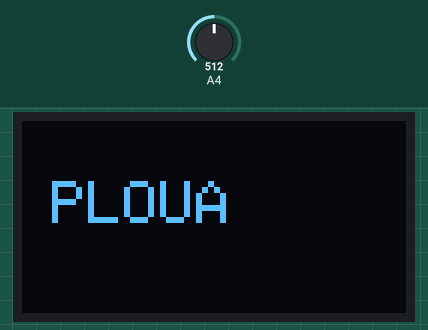
This sketch was run on a simulated Arduino Mega 2560, built with avr-gcc and run on an emulated ATmega2560. Parts: 128×64 one-colour display. The inputs (shaded band) are chosen by the test bench; at power-on: A4 = 512. What the sketch prints to the serial monitor is not drawn.

Above: at 0.1 s.

The sketch:

cod_arduino_senzor_ploaie.ino
```cpp
#include <Wire.h>
#include <Adafruit_GFX.h>
#include <Adafruit_SSD1306.h>

#define SCREEN_WIDTH 128
#define SCREEN_HEIGHT 64
#define OLED_RESET    -1
Adafruit_SSD1306 display(SCREEN_WIDTH, SCREEN_HEIGHT, &Wire, OLED_RESET);

const int pinSenzorPloaie = 36;
int valoareCitita = 0;
const int prag = 2000;

void setup() {
  Serial.begin(115200);
  display.begin(SSD1306_SWITCHCAPVCC, 0x3C);
  display.clearDisplay();
}

void loop() {
  valoareCitita = analogRead(pinSenzorPloaie);
  Serial.print("Valoare senzor: ");
  Serial.println(valoareCitita);

  display.clearDisplay();
  display.setTextSize(2);
  display.setTextColor(WHITE);
  display.setCursor(10, 20);

  if (valoareCitita < prag) {
    display.println("PLOUA");
  } else {
    display.println("NU PLOUA");
  }

  display.display();
  delay(1000);
}
```
